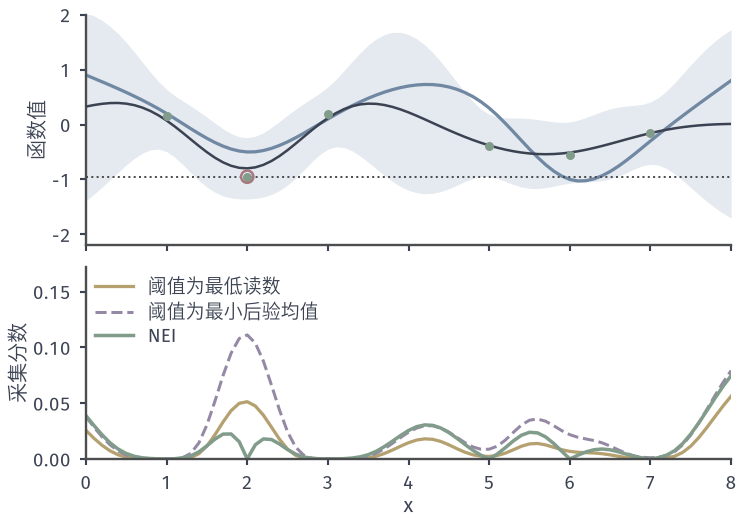

Write the Python code that produced this figure.
from pathlib import Path
import sys
ROOT = next(p for p in Path(__file__).resolve().parents if (p/'build.sh').is_file() and (p/'tex/book.tex').is_file())
sys.path.insert(0, str(ROOT/'figures/05-optimization/05-stochastic-optimization/matplotlib/bo-common'))
from bo_common import *
# 含噪读数：最低读数不是最低潜在值；比较以最低读数/最小后验均值为阈值的 EI 与 NEI（蒙特卡罗）。
tau=.3;xo=np.array([1.,2.,3.,5.,6.,7.]);rng=np.random.default_rng(23);eps=np.array([-.05,-.45,.1,-.7,.45,.15])*1.
yo=f(xo)+eps
xs=np.linspace(0,8,81)
m,v=posterior(xo,yo,xs,tau2=tau*tau);s=np.sqrt(v);mo,So=posterior(xo,yo,xo,tau2=tau*tau,full=True)
allx=np.concatenate([xo,xs]);mf,Sf=posterior(xo,yo,allx,tau2=tau*tau,full=True);n=len(allx);L=np.linalg.cholesky(Sf+1e-8*np.eye(n))
S=mf[:,None]+L@rng.standard_normal((n,40000));best=S[:6].min(axis=0);nei=np.mean(np.maximum(best[None,:]-S[6:],0),axis=1)
fig,(a,b)=figure(width_mm=105,height_mm=74,nrows=2,sharex=True,gridspec_kw=dict(height_ratios=[1.2,1]))
band(a,xs,m,s);a.plot(xs,m,color=INK,lw=1.0,zorder=3);a.plot(xs,f(xs),color=BLUE,lw=1.3,zorder=2);obs(a,xo,yo)
i=yo.argmin();a.scatter([xo[i]],[yo[i]],s=24,facecolors='none',edgecolors=RED,lw=1,zorder=6);a.axhline(yo.min(),color=STROKE,lw=.8,ls=':')
a.set_ylim(-2.2,2.0);axes_style(a,None,'函数值')
E1=ei(yo.min(),m,s);E2=ei(mo.min(),m,s)
b.plot(xs,E1,color=YELLOW,lw=1.3,ls='-',label='阈值为最低读数');b.plot(xs,E2,color=PURPLE,lw=1.2,ls='--',label='阈值为最小后验均值');b.plot(xs,nei,color=GREEN,lw=1.4,label='NEI')
b.legend(loc='upper left',borderpad=0,labelspacing=.25);b.set_xlim(0,8);b.set_xticks(range(9));b.set_ylim(0,max(nei.max(),E2.max())*1.55);axes_style(b,'$x$','采集分数')
print('y',np.round(yo,3),'argmin y at',xo[i],'f there',f(xo[i]),'mo',np.round(mo,3),'NEI argmax',xs[nei.argmax()],'E1',xs[E1.argmax()],E1.max(),'E2',xs[E2.argmax()],E2.max(),'nei max',nei.max())
FACTS={'tau':tau,'eps':eps.tolist(),'seed':23}
save(fig, Path(__file__).resolve().parent, 'figure', FACTS)
